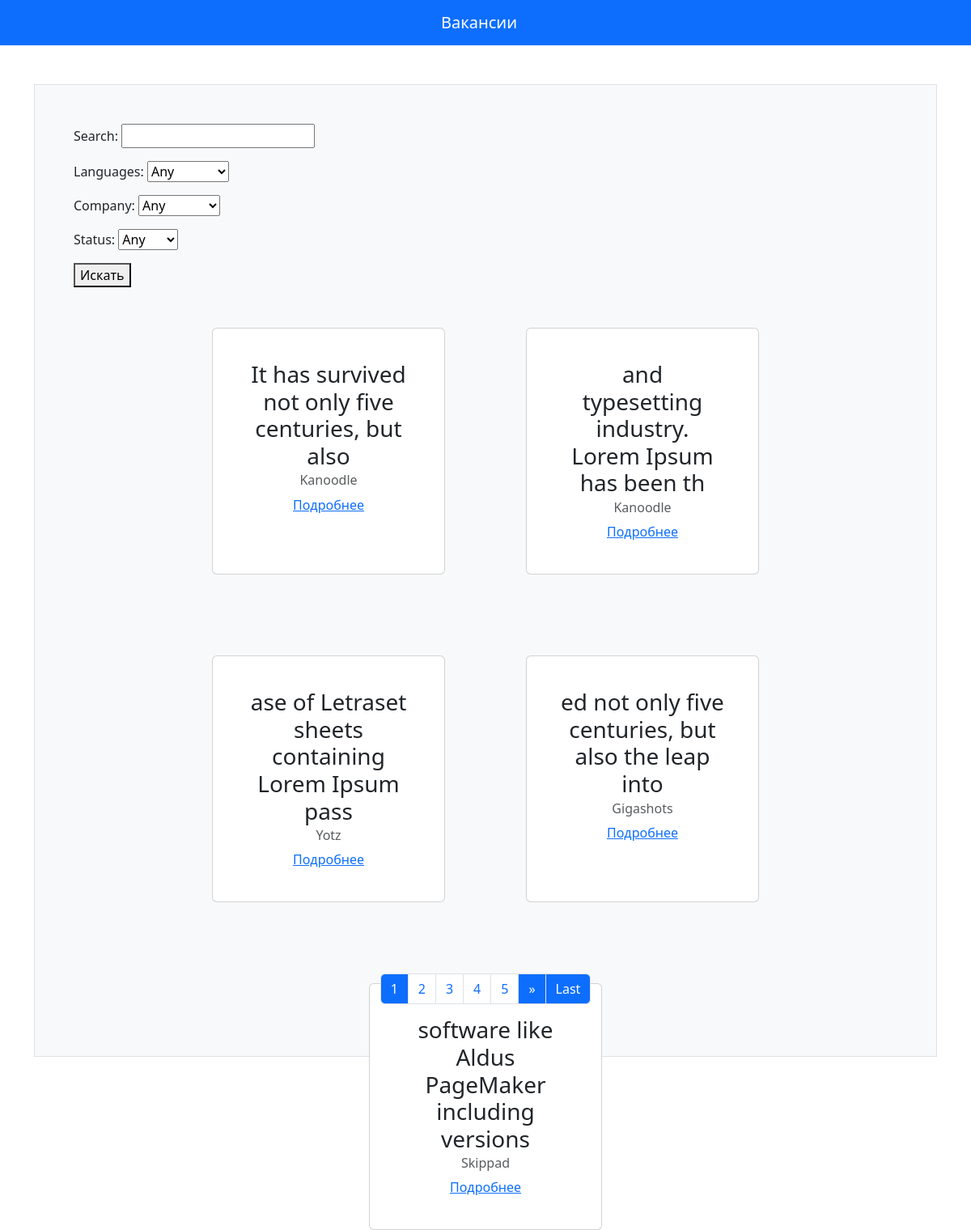
The page / on the database its author committed.
### vacancyapp/models.py (models this page shows, shortened)
class Vacancy(models.Model):
    title = models.CharField(max_length=255)
    languages = models.ManyToManyField(Language, related_name='vacancies')
    company = models.ForeignKey(Company, null=True, on_delete=models.CASCADE)
    status = models.CharField(
        max_length=255, choices=STATUS_CH, default='junior')
    salary = models.PositiveIntegerField(null=True)
    description = models.TextField(null=True, blank=True)
    class Meta:
        ordering = ("-id",)
    def get_absolute_url(self):
        return reverse('vacancy', kwargs={'pk': self.pk})

class Company(models.Model):
    name = models.CharField(max_length=255)
    def __str__(self):
        return self.name

### vacancyapp/views.py (the view)
# urls.py: path('', StartPageView.as_view(), name='start_page'),
class StartPageView(ListView):
    model = Vacancy
    template_name = 'vacancyapp/vacancy_list.html'
    form_class = SearchForm
    paginate_by = 5
    extra_context = {'title': 'Вакансии'}
    def get_context_data(self, **kwargs):
        context = super().get_context_data(**kwargs)
        context['form'] = SearchForm(self.queries)
        return context
    def get_queryset(self, *args, **kwargs):
        fields = self.form_class.declared_fields.keys()
        GET = self.request.GET
        self.queries = {k: GET.get(k) for k in fields if GET.get(k)}
        sch = self.queries.pop('search', '')
        queryset = self.model.objects.filter(
            Q(title__icontains=sch), **self.queries)
        self.queries['search'] = sch
        return queryset

### vacancyapp/forms.py
class SearchForm(forms.Form):
    search = forms.CharField(widget=forms.TextInput(
        attrs={'type': 'search'}), required=False)
    languages = forms.ModelChoiceField(
        queryset=Language.objects.all(), required=False, empty_label='Any')
    company = forms.ModelChoiceField(
        queryset=Company.objects.all(), required=False, empty_label='Any')
    status = forms.ChoiceField(choices=form_stats, required=False)

### vacancyapp/models.py (called while the page is built)
    def __str__(self):
        return self.name

### vacancyapp/templatetags/customs.py (called while the page is built)
def get_left(current, count) -> int:
    if count >= current:
        return range(1, current)
    return range(current - count, current)

def get_right(current, count, len_) -> int:
    if len_ - current < count:
        return range(current + 1, len_ + 1)
    return range(current + 1, current + count + 1)

def get_params(request):
    q_dict = QueryDict(request.GET.urlencode(), mutable=True)
    q_dict.pop('page', None)
    q_dict['page'] = ''
    return q_dict.urlencode()

@register.inclusion_tag("vacancyapp/pagination.html")
def paginate(page_obj: Page, *, count=3, request: HttpRequest = None):
    assert request is not None, "Request hasn't been passed!"
    current = page_obj.number
    left = get_left(current, count)
    right = get_right(current, count,
                      page_obj.paginator.num_pages)
    params = get_params(request)
    return {'left_pages': left,
            'page_obj': page_obj,
            'right_pages': right,
            'params': params}

### vacancyapp/templates/vacancyapp/vacancy_list.html
{% extends 'vacancyapp/base.html' %}
{% load bootstrap5 %}
{% load customs %}
{% block content %}
  <div class="">
    <form method="get">
      {{ form.as_p }}
      <button type="submit">
        Искать
      </button>
    </form>
  </div>
  <div class="main-div d-flex m-auto"
       style="justify-content: center;
              max-width: 1320px;
              width: 100%;
              flex-wrap: wrap;
              height: 100vh">
    {% for vacancy in page_obj %}
      <div class="card d-inline-grid p-4 text-center"
           style="width: 18rem;
                  margin: 50px">
        <div class="card-body d-flex"
             style="flex-direction: column;
                    justify-content: space-between">
          <div>
            <h3 class="card-title">
              {{ vacancy.title }}
            </h3>
            <h6 class="card-subtitle mb-2 text-body-secondary">
              {{ vacancy.company }}
            </h6>
            <div>
              <a href="{{ vacancy.get_absolute_url }}">Подробнее</a>
            </div>
          </div>
        </div>
      </div>
    {% endfor %}
  </div>
  <div class="pagination d-flex justify-content-center mt-5">
    {% paginate page_obj count=4 request=request %}
  </div>
{% endblock content %}

### vacancyapp/templates/vacancyapp/base.html (shortened to what this page needs)
{% load static %}
<!DOCTYPE html>
<html lang="en">
  <head>
    <link href="https://cdn.jsdelivr.net/npm/bootstrap@5.3.2/dist/css/bootstrap.min.css"
          rel="stylesheet"
 />
    <link rel="stylesheet" href="{% static 'vacancyapp/css/base.css' %}" />
  </head>
  <body>
    {% block nav %}
      {% include 'vacancyapp/navigation.html' %}
    {% endblock nav %}
    <main>
      <div class="container">
        <div class="p-3 my-5 p-md-4 p-lg-5 bg-body-tertiary border">
          {% block content %}
          {% endblock content %}
        </div>
      </div>
    </main>
  </body>
</html>

### vacancyapp/templates/vacancyapp/navigation.html
<nav class="navbar bg-primary navbar-dark">
  <div class="container justify-content-center">
    <a href="{% url 'start_page' %}" class="navbar-brand">Вакансии</a>
  </div>
</nav>

### vacancyapp/templates/vacancyapp/pagination.html (shortened to what this page needs)
<nav id="pagNav" aria-label="Page navigation example">
  <ul class="pagination">
    <li class="page-item">
      <a class="page-link bg-primary text-white">{{ page_obj.number }}</a>
    </li>
    {% if right_pages %}
      {% with next=page_obj.next_page_number %}
        {% with pages=right_pages %}
          {% include 'vacancyapp/pages.html' %}
        {% endwith %}
        <li class="page-item">
          <a class="page-link bg-primary text-white"
             href="?{{ params }}{{ next }}#pagNav"
             aria-label="Next">
            <span aria-hidden="true">&raquo;</span>
          </a>
        </li>
        <li class="page-item">
          <a class="page-link bg-primary text-white"
             href="?{{ params }}{{ page_obj.paginator.num_pages }}#pagNav"
             aria-label="Previous">
            <span aria-hidden="true">Last</span>
          </a>
        </li>
      {% endwith %}
    {% endif %}
  </ul>
</nav>

### vacancyapp/templates/vacancyapp/pages.html
{% for page in pages %}
  {% include 'vacancyapp/page_num.html' %}
{% endfor %}

### vacancyapp/templates/vacancyapp/page_num.html
<li class="page-item">
  <a class="page-link" href="?{{ params }}{{ page }}#pagNav">
    {{ page }}
  </a>
</li>

### vacancyapp/static/vacancyapp/css/base.css (style rules this page uses)
.card { transition: .3s; cursor: pointer }

### rows shown on the page
Vacancy: title "It has survived not only five centuries, but also", company "Kanoodle"
Vacancy: title "and typesetting industry. Lorem Ipsum has been th", company "Kanoodle"
Vacancy: title "ase of Letraset sheets containing Lorem Ipsum pass", company "Yotz"
Vacancy: title "ed not only five centuries, but also the leap into", company "Gigashots"
Vacancy: title "software like Aldus PageMaker including versions", company "Skippad"

### other values the page prints
{{ page_obj.number }} "1"
{{ page }} "2" "3" "4" "5"
